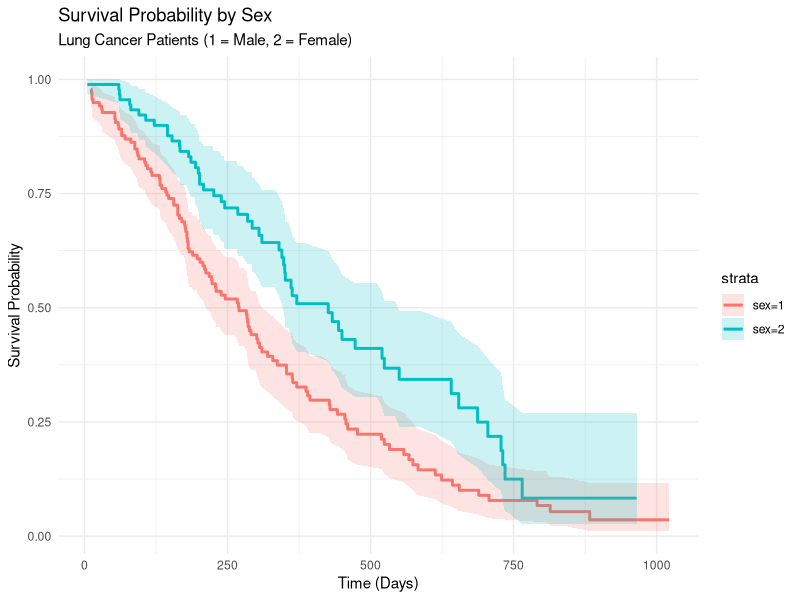
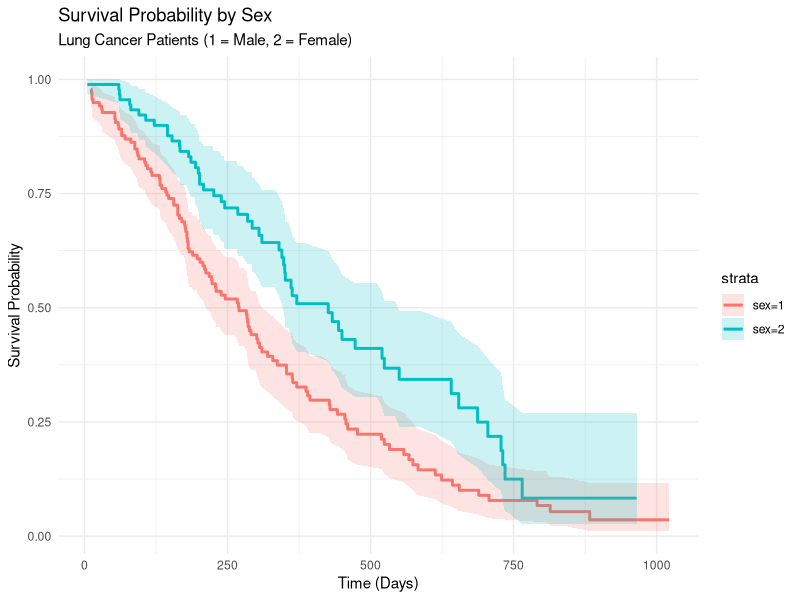

Write R code to recreate these figures, in order.
install.packages("survival")
library(survival)
library(broom) 
library(ggplot2) 
library(marginaleffects)

data("lung", package = "survival")
lung_df <- survival::lung
head(lung_df)



#2.1a--------------------------------------------------------------------------------
lung_df$death <- ifelse(lung_df$status == 2, 1, 0)
surv_obj <- Surv(lung_df$time, lung_df$death)
print(surv_obj)
table(lung_df$death)
# There are 228 observations, 165 deaths, and 63 cases that are censored. Around 28% is censored and this
#can be seen as a moderate amount. This means we dont know about their fate due to limitations of the study. 


#2.1b--------------------------------------------------------------------------------------
km_fit <- survfit(Surv(time, death) ~ 1, data = lung_df)
print(km_fit)
#The mean survival time is 310 days. This means that half of the patients 
# survived for 310 days or longer, the other half lived less than 310 days. 

#2.1c---------------------------------------------------------------------------------------
km_sex <- survfit(Surv(time, death) ~ sex, data = lung_df)
km_tidy <- tidy(km_sex)
km_plot <- ggplot(km_tidy, aes(x = time, y = estimate, color = strata, fill = strata)) +
  geom_step(linewidth = 1) + # Plot the survival lines
  geom_ribbon(aes(ymin = conf.low, ymax = conf.high), alpha = 0.2, color = NA) + # CIs
  labs(title = "Survival Probability by Sex",
       subtitle = "Lung Cancer Patients (1 = Male, 2 = Female)",
       x = "Time (Days)",
       y = "Survival Probability") +
  theme_minimal()

print(km_plot)
ggsave("km_sex_plot.pdf", plot = km_plot, width = 8, height = 6)

surv_diff <- survdiff(Surv(time, death) ~ sex, data = lung_df)
print(surv_diff)

#Based on the results of the graph, the gender than survives the longest is females. The confidence intervals for the two
#groups overlaps in the beginning of the study but through time, men start to die more often. The log-rank test p-value is 0.001 which indicates a statistical significance difference. 
#The test evaluates whether the survival curves of the two groups are similar. 
#Since the p-value is less than 0.05 we conclude that sex significantly affects survival time. 

#2.2a-----------------------------------------------------------------------------------------
cox_fit <- coxph(Surv(time, death) ~ age + sex + ph.ecog, data = lung_df)
summary(cox_fit)

#The hazard ratio for sex is 0.0575, and bc this value is below 1, it means that females have a lower 
#hazard and longer survival times than males. This results it highly significant. 

#2.2b
#The hazard ratio for ph.econg is 1.59, meaning that one unit increase in the EcOG performance score is associated with a 59% increase of death. Also, patients with higher ECOG scores have a 
#significant higher risk of death at any given time compared to those with better physical performance. 

#2.2c
ph_test <- cox.zph(cox_fit)
print(ph_test)
#The p-values for the covariates are 0.66, 0.13, and 0.15. For the global test it is 0.22
# but because all the p-values are greater than 0.05, we fail to reject the null hypothesis. this means that none of the variables 
#violate the proportional hazards assumption. In substantive terms, this indicates that the effects
#of age, sex, and phyiscal functioning on the hazard of death remain constant over the entire
#duration of the follow-up period rather than changing as the disease progresses. 


#2.2d
#The Kaplan-Meier analysis suggested survival differences by sex suggested that there are significant survival differences by sex with females 
#surviving longer than males. In the Cox model, sex and physical functioning were significant predictors, while age was not statistically significant. Being 
#female reduces the hazard of death, whereas a higher ECOG score indicates worse physical functioning increases the hazard.
#The cox text confirmed that the hazard assumptions holds for all variables and the global model, as all p-values were above 0.05. These results
#indicate that a patient's initial physical performance and their biological sex are much stronger predictors of long cancer survival than their
#age at the time of diagnosis. 
